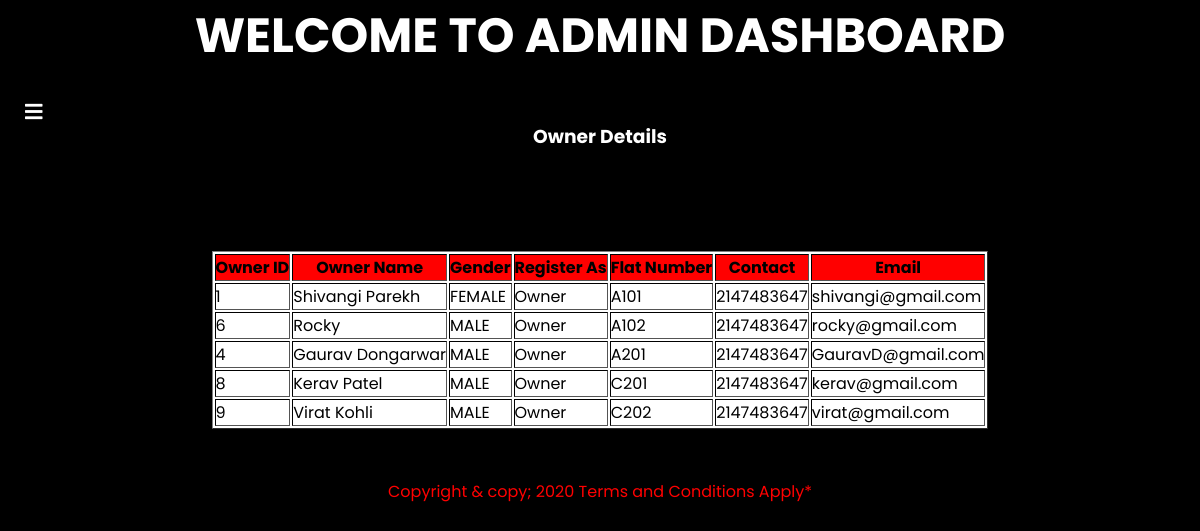
/ViewOwners.php, run on the app's committed database.
### tables this page shows
CREATE TABLE `owner_details` (
  `Owner_ID` int(11) NOT NULL,
  `Owner_Name` varchar(50) NOT NULL,
  `Gender` varchar(8) NOT NULL,
  `Register_As` varchar(25) NOT NULL,
  `Flat_No` varchar(10) NOT NULL,
  `Contact` int(11) NOT NULL,
  `Email` varchar(50) NOT NULL,
  `Password` varchar(30) NOT NULL
);

### ViewOwners.php (the view, shortened to what this page needs)
<!DOCTYPE html>
<?php
include("connect.php");
include("admin_header.php");
?>
<html lang="en" dir="ltr">
 <body>
 <br><br><center><h3><font color="white">Owner Details</font></h3></center>
	  <?php
					$qur=mysqli_query($con,"select * from owner_details where Register_As='Owner' order by Flat_No");
					if(mysqli_num_rows($qur)>0)
					{
						echo "<br><br><br><br><center><font color='black'><table class='table table-bordered' border ='1px' style='background-color:white'>
								<tr>
									<th>Owner ID</th>
									<th>Owner Name</th>
									<th>Gender</th>
									<th>Register As</th>
									<th>Flat Number</th>
									<th>Contact</th>
									<th>Email</th>
								</tr></font>";
						while($q=mysqli_fetch_array($qur))
						{
							echo "<tr>";
							echo "<td>$q[0]</td>";
							echo "<td>$q[1]</td>";
							echo "<td>$q[2]</td>";
							echo "<td>$q[3]</td>";
							echo "<td>$q[4]</td>";
							echo "<td>$q[5]</td>";
							echo "<td>$q[6]</td>";
							echo "</tr>";
						}
						echo "</table></center>";
					}else{
						echo "<h2>No Record Found</h2>";
					}
				?>
      <center><br><br><footer class="text-center small tm-footer">
          <p class="mb-0"><font color="red">
            <font color='red'>Copyright & copy; 2020 Terms and Conditions Apply*  </font></p>
        </footer></center>
  </body>
</html>

### style.css (style rules this page uses)
* { margin: 0; padding: 0; box-sizing: border-box; font-family: "Poppins", sans-serif; }
body { min-height: 100vh; background: url(black.jpg)no-repeat; background-size: cover; background-position: center; flex-direction: row-reverse; }

### data on the page
owner_details: Owner_ID "1", Owner_Name "Shivangi Parekh", Gender "FEMALE", Register_As "Owner", Flat_No "A101", Contact "2147483647", Email "shivangi@gmail.com"
owner_details: Owner_ID "6", Owner_Name "Rocky", Gender "MALE", Register_As "Owner", Flat_No "A102", Contact "2147483647", Email "rocky@gmail.com"
owner_details: Owner_ID "4", Owner_Name "Gaurav Dongarwar", Gender "MALE", Register_As "Owner", Flat_No "A201", Contact "2147483647", Email "GauravD@gmail.com"
owner_details: Owner_ID "8", Owner_Name "Kerav Patel", Gender "MALE", Register_As "Owner", Flat_No "C201", Contact "2147483647", Email "kerav@gmail.com"
owner_details: Owner_ID "9", Owner_Name "Virat Kohli", Gender "MALE", Register_As "Owner", Flat_No "C202", Contact "2147483647", Email "virat@gmail.com"
